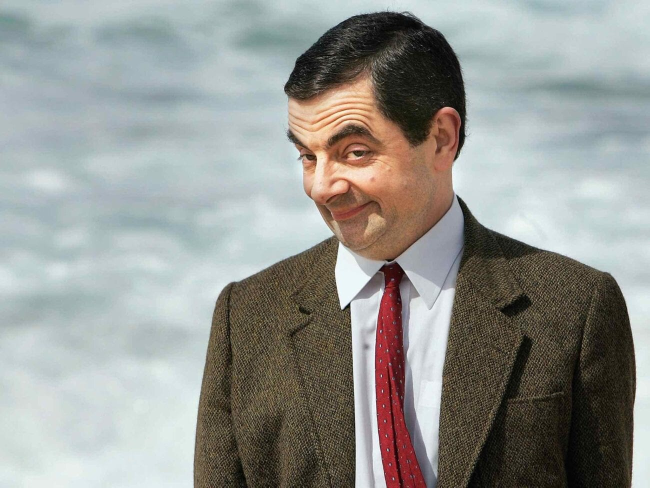
#> input picture Image filters and Point Location/MR_Bean.jpg, 1300 x 975 px, found by its file name (shown at 1/2 size)
$ jupyter execute 'Image filters and Point Location.ipynb'
#> lines starting #> are read from the running program, lines starting #| are printed output that depends on the picture
[cell 1]
"""
Created on Wed Mar 16 14:53:38 2022

@author: SHU-WEI HUANG
"""

import numpy as np
from scipy import misc,ndimage
import matplotlib.pyplot as plt
from skimage import io,color
from skimage.transform import downscale_local_mean

[cell 2]
# Load image as grey-scale and convert to type float
face_im_full = color.rgb2gray(io.imread('MR_bean.jpg')).astype(np.float32)
#> face_im_full: shape (975, 1300) float32; min 0, max 1, mean 0.587

# Downscale image for speed
face_im = downscale_local_mean(face_im_full,(3,3))

plt.imshow(face_im, cmap=plt.cm.gray)
plt.axis('off')   # Don't display image axes
plt.title("Original image")
plt.show()

# Create a Laplacian filter and apply it on Mr Bean.
laplacian_filter = np.array([[-1,-1,-1],
                             [-1, 8,-1],
                             [-1,-1,-1]], dtype=np.float32)
laplacian_result = ndimage.convolve(face_im, laplacian_filter)
plt.imshow(laplacian_result, cmap=plt.cm.gray)
plt.axis('off')   # Don't display image axes
plt.title("Laplacian result")
plt.show()

[cell 3]
# Load shape image
shape_im_full = color.rgb2gray(io.imread('shapes_image.png')).astype(np.float32)
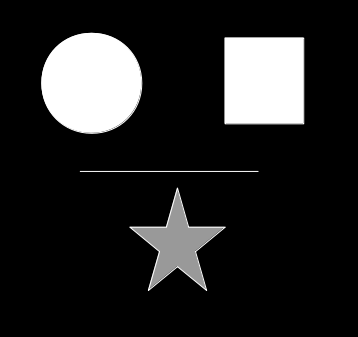
#> input picture Image filters and Point Location/shapes_image.png, 358 x 337 px
#> shape_im_full: shape (337, 358) float32; min 0, max 1, mean 0.144

# shapes image is applied by Laplacian filter
shapes_laplacian_image = ndimage.convolve(shape_im_full, laplacian_filter)

# Basic gradient filters
xgrad_filter = np.array([[-1,0,1]], dtype=np.float32)
ygrad_filter = np.array([[-1],[0],[1]], dtype=np.float32)

# Apply filters
shape_gx = ndimage.convolve(shape_im_full,xgrad_filter)
shape_gy = ndimage.convolve(shape_im_full,ygrad_filter)
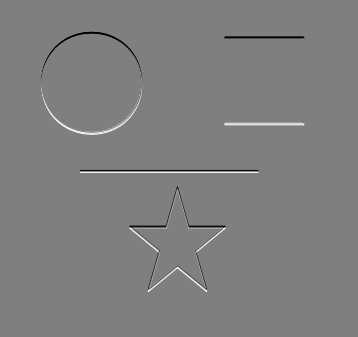
#> shape_gy: shape (337, 358) float32; min -1, max 1, mean -4.74e-10; drawn with min black and max white

# Gradient magnitude
shape_g=np.sqrt(shape_gx**2 + shape_gy**2)

# show images
plt.figure()
plt.imshow(shape_im_full, cmap=plt.cm.gray)
plt.axis('off')
plt.show()

fig = plt.figure(figsize = (12,12))
ax = fig.add_subplot(2,2,1)
ax.imshow(shapes_laplacian_image, cmap=plt.cm.gray)
ax.set_title("Laplacian result")
ax.axis('off')
ax = fig.add_subplot(2,2,2)
ax.imshow(shape_gx, cmap=plt.cm.gray)
ax.set_title("x-gradient")
ax.axis('off')
ax = fig.add_subplot(2,2,3)
ax.imshow(shape_gy, cmap=plt.cm.gray)
ax.set_title("y-gradient")
ax.axis('off')
ax = fig.add_subplot(2,2,4)
ax.imshow(shape_g, cmap=plt.cm.gray)
ax.set_title("absolute gradient")
ax.axis('off')

[cell 4]
# load my own face
face1_im_full = color.rgb2gray(io.imread('swh_face1.jpg')).astype(np.float32)
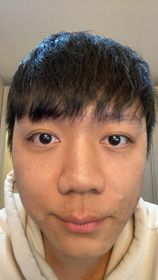
#> input picture Image filters and Point Location/swh_face1.jpg, 158 x 280 px
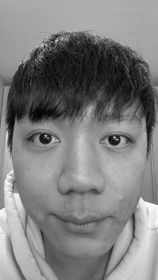
#> face1_im_full: shape (280, 158) float32; min 0, max 1, mean 0.498
face2_im_full = color.rgb2gray(io.imread('swh_face2.jpg')).astype(np.float32)
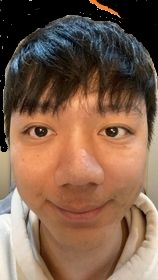
#> input picture Image filters and Point Location/swh_face2.jpg, 158 x 280 px
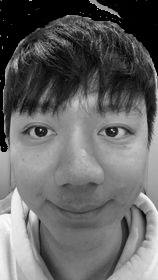
#> face2_im_full: shape (280, 158) float32; min 0, max 0.995, mean 0.396

plt.figure()
plt.imshow(face2_im_full, cmap=plt.cm.gray)
plt.axis('off')   # Don't display image axes
plt.title("Original face2 image")
plt.show()

# Target centre
p_eye=[45, 140] # Right eye
p_nose=[79, 180] # Nose tip
p_right_mouth=[50, 215] # Right mouth corner

plt.figure()
plt.imshow(face1_im_full, cmap=plt.cm.gray)
plt.plot(p_eye[0],p_eye[1],"o",color="yellow")
plt.plot(p_nose[0],p_nose[1],"o",color="red")
plt.plot(p_right_mouth[0],p_right_mouth[1],"o",color="green")
plt.axis('off')   # Don't display image axes
plt.title("Original Face1 Image")
plt.show()

# Half-width of region to crop
w_eye = 20
w_nose = 22
w_mouth = 21

# Crop patch.
# Note use (y,x) because image represented as matrix
patch_eye = face1_im_full[p_eye[1]-w_eye:p_eye[1]+w_eye,p_eye[0]-w_eye:p_eye[0]+w_eye]
patch_nose = face1_im_full[p_nose[1]-w_nose:p_nose[1]+w_nose,p_nose[0]-w_nose:p_nose[0]+w_nose]
patch_mouth = face1_im_full[p_right_mouth[1]-w_mouth:p_right_mouth[1]+w_mouth,p_right_mouth[0]-w_mouth:p_right_mouth[0]+w_mouth]

fig = plt.figure(figsize = (12,12))
ax = fig.add_subplot(1,3,1)
ax.imshow(patch_eye, cmap=plt.cm.gray)
ax.axis('off')
ax = fig.add_subplot(1,3,2)
ax.imshow(patch_nose, cmap=plt.cm.gray)
ax.axis('off')
ax = fig.add_subplot(1,3,3)
ax.imshow(patch_mouth, cmap=plt.cm.gray)
ax.axis('off')

[cell 5]
# calculate correlation
# Remove mean value
patch_eye = patch_eye - patch_eye.mean()
patch_nose = patch_nose - patch_nose.mean()
patch_mouth = patch_mouth - patch_mouth.mean()

result_eye = ndimage.correlate(face2_im_full,patch_eye)
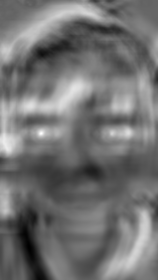
#> result_eye: shape (280, 158) float32; min -17.58, max 26.18, mean 2; drawn with min black and max white
result_nose = ndimage.correlate(face2_im_full,patch_nose)
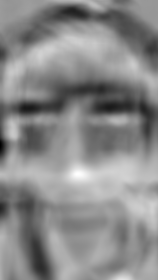
#> result_nose: shape (280, 158) float32; min -26.03, max 17.92, mean -2.28; drawn with min black and max white
result_mouth = ndimage.correlate(face2_im_full,patch_mouth)
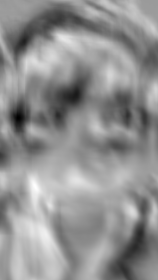
#> result_mouth: shape (280, 158) float32; min -17.38, max 11.22, mean -1.09; drawn with min black and max white

# Find the position of the peak (maximum)
# np.argmax() returns index as single integer
# np.unravel_index converts that into the (i,j) position
max_p_eye = np.unravel_index(np.argmax(result_eye, axis=None), result_eye.shape)
#> max_p_eye = (133, 41)
max_p_nose = np.unravel_index(np.argmax(result_nose, axis=None), result_nose.shape)
#> max_p_nose = (174, 77)
max_p_mouth = np.unravel_index(np.argmax(result_mouth, axis=None), result_mouth.shape)
#> max_p_mouth = (187, 35)

print("Max response of eye patch at ",max_p_eye)
#| Max response of eye patch at  (133, 41)
print("Max response of nose patch at ",max_p_nose)
#| Max response of nose patch at  (174, 77)
print("Max response of mouth patch at ",max_p_mouth)
#| Max response of mouth patch at  (187, 35)

fig2 = plt.figure(figsize = (12,12)) # Create a large figure
ax = fig2.add_subplot(1,4,1)
ax.imshow(face2_im_full, cmap=plt.cm.gray)
ax.plot(max_p_eye[1],max_p_eye[0],"x",color="yellow")
ax.plot(max_p_nose[1],max_p_nose[0],"x",color="red")
ax.plot(max_p_mouth[1],max_p_mouth[0],"x",color="green")
ax.set_title("Original Image")
ax.axis('off')
ax = fig2.add_subplot(1,4,2)
ax.imshow(result_eye, cmap=plt.cm.gray)
ax.plot(max_p_eye[1],max_p_eye[0],"x",color="yellow")
ax.set_title("Response of eye")
ax.axis('off')
ax = fig2.add_subplot(1,4,3)
ax.imshow(result_nose, cmap=plt.cm.gray)
ax.plot(max_p_nose[1],max_p_nose[0],"x",color="red")
ax.set_title("Response of nose")
ax.axis('off')
ax = fig2.add_subplot(1,4,4)
ax.imshow(result_mouth, cmap=plt.cm.gray)
ax.plot(max_p_mouth[1],max_p_mouth[0],"x",color="green")
ax.set_title("Response of mouth")
ax.axis('off')
plt.show()
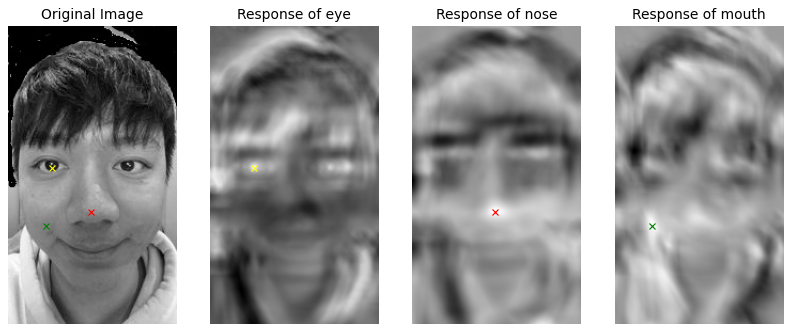
#> figure drawn by matplotlib, 4 panels
